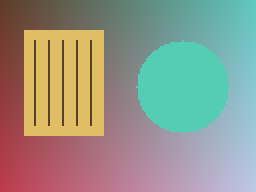
#> input picture images/sample.png, 128 x 96 px (shown 2 times larger)
$ python HistogramMatching.py
#> lines starting #> are read from the running program, lines starting #| are printed output that depends on the picture
import cv2
import numpy as np
import matplotlib.pyplot as plt
from pathlib import Path

# DIP-Lab2.pdf, pages 30, 31, 32, 33, 34, 35, 36.
# Change Img_path to use your own image.
Img_path = str(Path(__file__).resolve().parents[1] / 'images' / 'sample.png')
img = cv2.imread(Img_path)
#> img is the input picture: shape (96, 128, 3); mean B, G, R 136.8, 149.8, 148.3
if img is None:
    raise SystemExit('Image not found! Check Img_path.')

# Change Reference_path to a different image for a matching experiment.
Reference_path = Img_path
reference = cv2.imread(Reference_path)
if reference is None:
    raise SystemExit('Reference image not found! Check Reference_path.')


# Calculation
if reference is None:
    raise ValueError('Upload a reference image for histogram matching.')
gray = cv2.cvtColor(img, cv2.COLOR_BGR2GRAY)
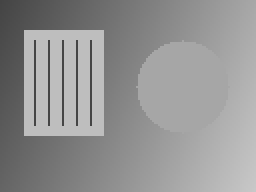
#> gray: shape (96, 128) (shown 2 times larger); min 68, max 200, mean 147.8
target = cv2.cvtColor(reference, cv2.COLOR_BGR2GRAY)
source_hist = np.bincount(gray.ravel(), minlength=256)
#> source_hist = 256 values, max 1945 at index 190, min 0 at index 0, mean 48
target_hist = np.bincount(target.ravel(), minlength=256)
#> target_hist has the same summary as source_hist
source_cdf = np.cumsum(source_hist / gray.size)
#> source_cdf = 256 values from 0 to 1
target_cdf = np.cumsum(target_hist / target.size)
#> target_cdf = 256 values from 0 to 1
mapping = np.searchsorted(target_cdf, source_cdf, side='left')
#> mapping = 256 values from 0 to 200
mapping = np.clip(mapping, 0, 255).astype(np.uint8)
result = mapping[gray]
matched_cdf = np.cumsum(np.bincount(result.ravel(), minlength=256) / result.size)
#> matched_cdf = 256 values from 0 to 1
details = {'cdf_distance_before': float(np.mean(np.abs(source_cdf - target_cdf))),
           'cdf_distance_after': float(np.mean(np.abs(matched_cdf - target_cdf))),
           'note': 'Discrete intensity distributions may not admit an exact histogram match.'}

print("CDF distance before:", details["cdf_distance_before"])
#| CDF distance before: 0.0
print("CDF distance after:", details["cdf_distance_after"])
#| CDF distance after: 0.0


# Display the results of this experiment.
plt.figure(figsize=(15, 9.0))

plt.subplot(2, 3, 1)
plt.imshow(gray, cmap='gray', vmin=0, vmax=255)
plt.title('Source grayscale')
plt.axis("off")

plt.subplot(2, 3, 2)
plt.imshow(target, cmap='gray', vmin=0, vmax=255)
plt.title('Reference grayscale')
plt.axis("off")

plt.subplot(2, 3, 3)
plt.imshow(result, cmap='gray', vmin=0, vmax=255)
plt.title('Histogram-matched image')
plt.axis("off")

plt.subplot(2, 3, 4)
plt.hist(gray.ravel(), bins=256, range=(0, 256))
plt.title('Source histogram')
plt.xlabel('Pixel intensity')
plt.ylabel('Count')

plt.subplot(2, 3, 5)
plt.hist(target.ravel(), bins=256, range=(0, 256))
plt.title('Reference histogram')
plt.xlabel('Pixel intensity')
plt.ylabel('Count')

plt.subplot(2, 3, 6)
plt.hist(result.ravel(), bins=256, range=(0, 256))
plt.title('Matched histogram')
plt.xlabel('Pixel intensity')
plt.ylabel('Count')

plt.tight_layout()
plt.show()
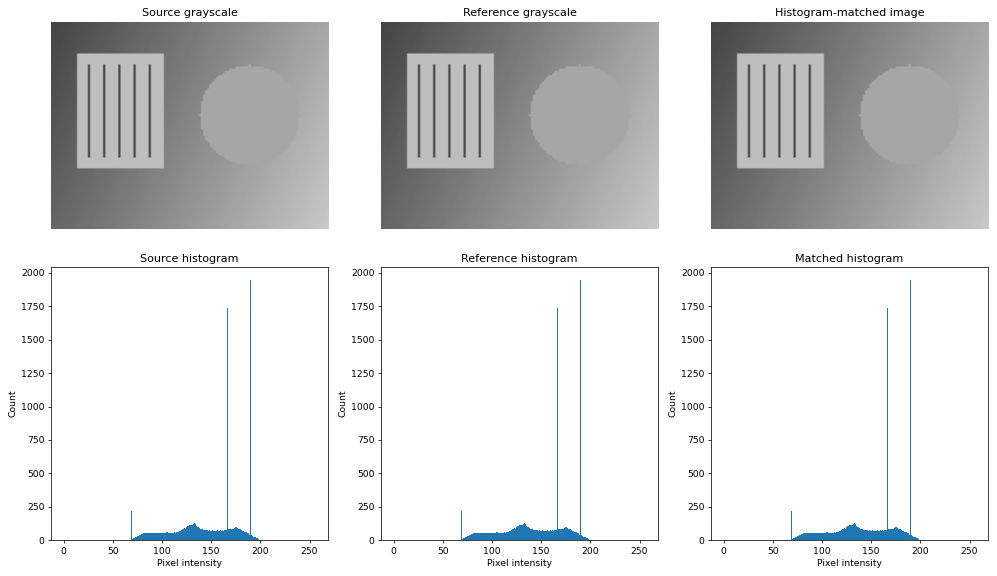
#> figure drawn by matplotlib, 6 panels; panel 4: tallest bar 1945 high, from x = 190 to 191; panel 5: tallest bar 1945 high, from x = 190 to 191; panel 6: tallest bar 1945 high, from x = 190 to 191
